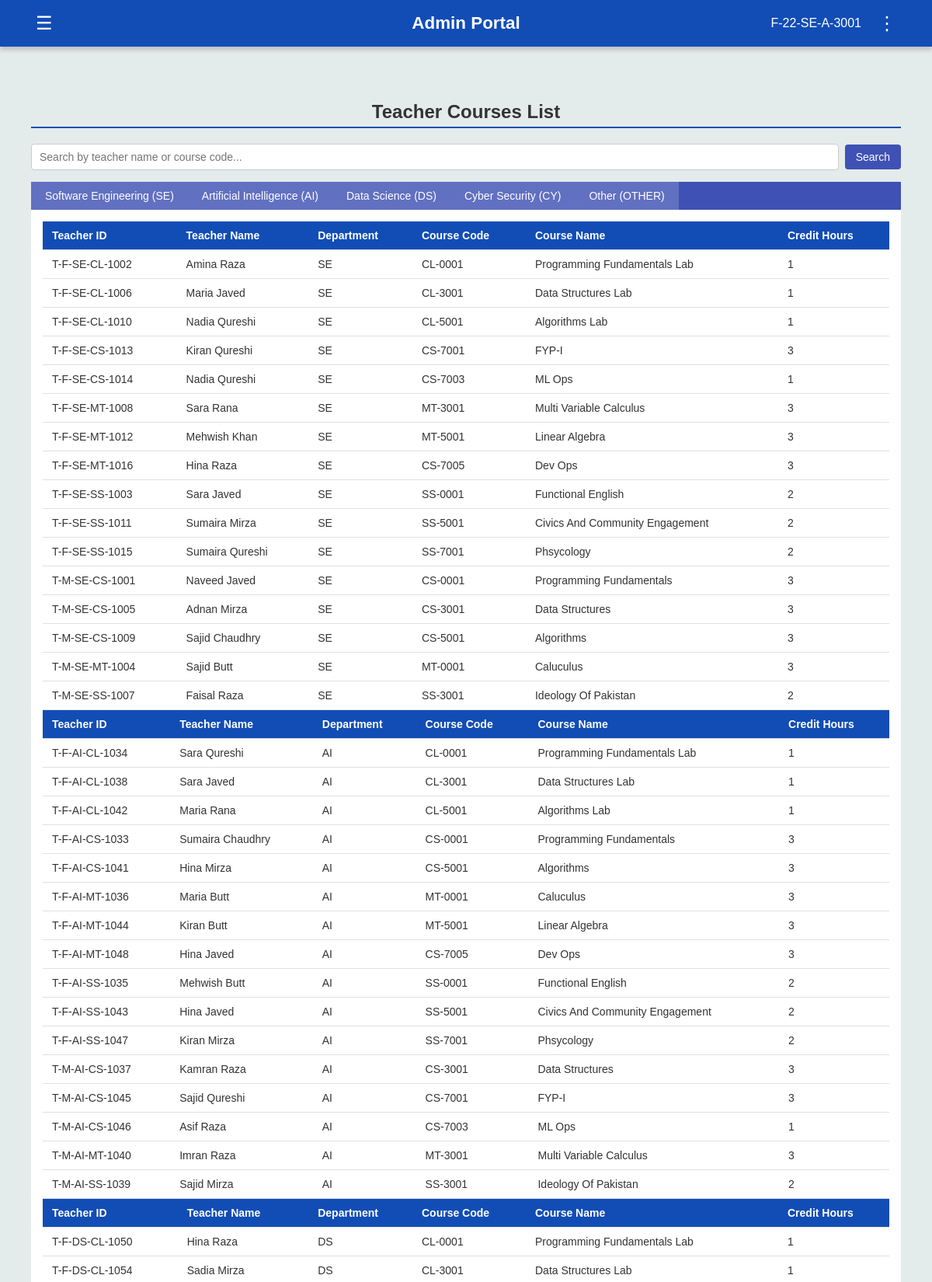
/admin/teacher-courses (signed in, upper part), run on the app's committed database.
### tables this page shows
CREATE TABLE teachers (
            Teacher_ID TEXT PRIMARY KEY,
            Name TEXT,
            Gender TEXT,
            DOB TEXT,
            CNIC TEXT,
            Email TEXT,
            Mobile_No TEXT,
            Current_Address TEXT,
            Permanent_Address TEXT,
            Home_Phone TEXT,
            Postal_Code TEXT,
            Department TEXT,
            Course_Code TEXT,
            Course_Name TEXT
        );

CREATE TABLE courses (
        Course_Code TEXT PRIMARY KEY,
        Course_Name TEXT, Credit_Hr INTEGER, Prerequisite TEXT
    );

### app.py (the view, shortened to what this page needs)
@app.route("/admin/teacher-courses")
def admin_teacher_courses():
    if "user" not in session:
        return redirect(url_for("adminlogin"))
    q = request.args.get("q", "").strip().lower()
    conn = sqlite3.connect("flake.db")
    conn.row_factory = sqlite3.Row
    cur = conn.cursor()
    cur.execute("""
        SELECT
            t.Teacher_ID,
            t.Name AS Teacher_Name,
            t.Department,
            c.Course_Code,
            c.Course_Name,
            c.Credit_Hr
        FROM teacher_courses tc
        JOIN teachers t ON tc.Teacher_ID = t.Teacher_ID
        JOIN courses c ON tc.Course_Code = c.Course_Code
        ORDER BY t.Department, t.Teacher_ID, c.Course_Code
    """)
    rows = cur.fetchall()
    conn.close()
    tabs = {
        "SE": {"label": "Software Engineering", "items": []},
        "AI": {"label": "Artificial Intelligence", "items": []},
        "DS": {"label": "Data Science", "items": []},
        "CY": {"label": "Cyber Security", "items": []},
        "OTHER": {"label": "Other", "items": []},
    }
    for r in rows:
        dept = (r["Department"] or "").upper()
        if dept not in tabs:
            dept = "OTHER"
        tabs[dept]["items"].append(r)
    return render_template(
        "admin_teacher_courses.html",
        user=session.get("user"),
        tabs=tabs,
        q=q
    )

### templates/admin_teacher_courses.html (shortened to what this page needs)
{% extends "admin_dashboard.html" %}
{% block content %}
<section class="content-section">
  <h2>Teacher Courses List</h2>
  <form method="get" class="search-form">
    <input type="text" name="q"
           placeholder="Search by teacher name or course code..."
           value="{{ q or '' }}">
    <button type="submit">Search</button>
  </form>
  <div class="dept-tabs">
    {% set first = True %}
    {% for code, info in tabs.items() %}
      <button
        class="dept-tab-btn {% if first %}active{% endif %}"
        data-target="pane-{{ code }}"
      >
        {{ info.label }} ({{ code }})
      </button>
      {% set first = False %}
    {% endfor %}
  </div>
  <div class="dept-tab-content">
    {% set first = True %}
    {% for code, info in tabs.items() %}
      <div
        id="pane-{{ code }}"
        class="dept-tab-pane {% if first %}active{% endif %}"
      >
        {% if info["items"] %}
          <table class="styled-table">
            <thead>
              <tr>
                <th>Teacher ID</th>
                <th>Teacher Name</th>
                <th>Department</th>
                <th>Course Code</th>
                <th>Course Name</th>
                <th>Credit Hours</th>
              </tr>
            </thead>
            <tbody>
              {% for r in info["items"] %}
              <tr>
                <td>{{ r.Teacher_ID }}</td>
                <td>{{ r.Teacher_Name }}</td>
                <td>{{ r.Department }}</td>
                <td>{{ r.Course_Code }}</td>
                <td>{{ r.Course_Name }}</td>
                <td>{{ r.Credit_Hr }}</td>
              </tr>
              {% endfor %}
            </tbody>
          </table>
        {% else %}
          <p>No teacher-course records found in this department.</p>
        {% endif %}
      </div>
      {% set first = False %}
    {% endfor %}
  </div>
</section>
{% endblock %}

### static/portal_template.css (style rules this page uses)
body { margin: 0; font-family: Arial, Helvetica, sans-serif; background-color: #E4EBEB; color: #333; }
table { width: 100%; border-collapse: collapse; }
th, td { padding: 10px 12px; border-bottom: 1px solid #e0e0e0; text-align: left; font-size: 14px; }
th { background-color: #124DB5; color: white; }
h2 { border-bottom: 2px solid #124DB5; padding-bottom: 5px; margin-top: 30px; }
.dept-tabs { display: flex; background-color: #3f51b5; border-radius: 0; overflow-x: auto; white-space: nowrap; }
.dept-tab-btn { border: none; padding: 10px 18px; cursor: pointer; background-color: transparent; color: #e0e0ff; font-size: 14px; outline: none; transition: background-color 0.2s ease; }
.dept-tab-btn.active { background-color: rgba(255, 255, 255, 0.18); color: #ffffff; }
.dept-tab-content { background-color: #ffffff; padding: 15px; }
.dept-tab-pane { display: none; }
.dept-tab-pane.active { display: block; }
.search-form { display: flex; align-items: center; gap: 8px; margin: 10px 0 15px 0; }
.search-form input[type="text"] { flex: 1; min-width: 220px; padding: 8px 10px; border-radius: 4px; border: 1px solid #ccc; font-size: 14px; }
.search-form button[type="submit"] { padding: 8px 14px; border: none; border-radius: 4px; background-color: #3f51b5; color: #ffffff; font-size: 14px; cursor: pointer; transition: background-color 0.2s ease; }

### data on the page
teachers: Teacher_ID "T-F-SE-CL-1002", Teacher_Name "Amina Raza", Department "SE", Course_Code "CL-0001", Course_Name "Programming Fundamentals Lab", Credit_Hr "1"
teachers: Teacher_ID "T-F-SE-CL-1006", Teacher_Name "Maria Javed", Department "SE", Course_Code "CL-3001", Course_Name "Data Structures Lab", Credit_Hr "1"
teachers: Teacher_ID "T-F-SE-CL-1010", Teacher_Name "Nadia Qureshi", Department "SE", Course_Code "CL-5001", Course_Name "Algorithms Lab", Credit_Hr "1"
teachers: Teacher_ID "T-F-SE-CS-1013", Teacher_Name "Kiran Qureshi", Department "SE", Course_Code "CS-7001", Course_Name "FYP-I", Credit_Hr "3"
teachers: Teacher_ID "T-F-SE-CS-1014", Teacher_Name "Nadia Qureshi", Department "SE", Course_Code "CS-7003", Course_Name "ML Ops", Credit_Hr "1"
teachers: Teacher_ID "T-F-SE-MT-1008", Teacher_Name "Sara Rana", Department "SE", Course_Code "MT-3001", Course_Name "Multi Variable Calculus", Credit_Hr "3"
teachers: Teacher_ID "T-F-SE-MT-1012", Teacher_Name "Mehwish Khan", Department "SE", Course_Code "MT-5001", Course_Name "Linear Algebra", Credit_Hr "3"
teachers: Teacher_ID "T-F-SE-MT-1016", Teacher_Name "Hina Raza", Department "SE", Course_Code "CS-7005", Course_Name "Dev Ops", Credit_Hr "3"
teachers: Teacher_ID "T-F-SE-SS-1003", Teacher_Name "Sara Javed", Department "SE", Course_Code "SS-0001", Course_Name "Functional English", Credit_Hr "2"
teachers: Teacher_ID "T-F-SE-SS-1011", Teacher_Name "Sumaira Mirza", Department "SE", Course_Code "SS-5001", Course_Name "Civics And Community Engagement", Credit_Hr "2"
teachers: Teacher_ID "T-F-SE-SS-1015", Teacher_Name "Sumaira Qureshi", Department "SE", Course_Code "SS-7001", Course_Name "Phsycology", Credit_Hr "2"
teachers: Teacher_ID "T-M-SE-CS-1001", Teacher_Name "Naveed Javed", Department "SE", Course_Code "CS-0001", Course_Name "Programming Fundamentals", Credit_Hr "3"
teachers: Teacher_ID "T-M-SE-CS-1005", Teacher_Name "Adnan Mirza", Department "SE", Course_Code "CS-3001", Course_Name "Data Structures", Credit_Hr "3"
teachers: Teacher_ID "T-M-SE-CS-1009", Teacher_Name "Sajid Chaudhry", Department "SE", Course_Code "CS-5001", Course_Name "Algorithms", Credit_Hr "3"
teachers: Teacher_ID "T-M-SE-MT-1004", Teacher_Name "Sajid Butt", Department "SE", Course_Code "MT-0001", Course_Name "Caluculus", Credit_Hr "3"
teachers: Teacher_ID "T-M-SE-SS-1007", Teacher_Name "Faisal Raza", Department "SE", Course_Code "SS-3001", Course_Name "Ideology Of Pakistan", Credit_Hr "2"
teachers: Teacher_ID "T-F-AI-CL-1034", Teacher_Name "Sara Qureshi", Department "AI", Course_Code "CL-0001", Course_Name "Programming Fundamentals Lab", Credit_Hr "1"
teachers: Teacher_ID "T-F-AI-CL-1038", Teacher_Name "Sara Javed", Department "AI", Course_Code "CL-3001", Course_Name "Data Structures Lab", Credit_Hr "1"
teachers: Teacher_ID "T-F-AI-CL-1042", Teacher_Name "Maria Rana", Department "AI", Course_Code "CL-5001", Course_Name "Algorithms Lab", Credit_Hr "1"
teachers: Teacher_ID "T-F-AI-CS-1033", Teacher_Name "Sumaira Chaudhry", Department "AI", Course_Code "CS-0001", Course_Name "Programming Fundamentals", Credit_Hr "3"
teachers: Teacher_ID "T-F-AI-CS-1041", Teacher_Name "Hina Mirza", Department "AI", Course_Code "CS-5001", Course_Name "Algorithms", Credit_Hr "3"
teachers: Teacher_ID "T-F-AI-MT-1036", Teacher_Name "Maria Butt", Department "AI", Course_Code "MT-0001", Course_Name "Caluculus", Credit_Hr "3"
teachers: Teacher_ID "T-F-AI-MT-1044", Teacher_Name "Kiran Butt", Department "AI", Course_Code "MT-5001", Course_Name "Linear Algebra", Credit_Hr "3"
teachers: Teacher_ID "T-F-AI-MT-1048", Teacher_Name "Hina Javed", Department "AI", Course_Code "CS-7005", Course_Name "Dev Ops", Credit_Hr "3"
teachers: Teacher_ID "T-F-AI-SS-1035", Teacher_Name "Mehwish Butt", Department "AI", Course_Code "SS-0001", Course_Name "Functional English", Credit_Hr "2"
teachers: Teacher_ID "T-F-AI-SS-1043", Teacher_Name "Hina Javed", Department "AI", Course_Code "SS-5001", Course_Name "Civics And Community Engagement", Credit_Hr "2"
teachers: Teacher_ID "T-F-AI-SS-1047", Teacher_Name "Kiran Mirza", Department "AI", Course_Code "SS-7001", Course_Name "Phsycology", Credit_Hr "2"
teachers: Teacher_ID "T-M-AI-CS-1037", Teacher_Name "Kamran Raza", Department "AI", Course_Code "CS-3001", Course_Name "Data Structures", Credit_Hr "3"
teachers: Teacher_ID "T-M-AI-CS-1045", Teacher_Name "Sajid Qureshi", Department "AI", Course_Code "CS-7001", Course_Name "FYP-I", Credit_Hr "3"
teachers: Teacher_ID "T-M-AI-CS-1046", Teacher_Name "Asif Raza", Department "AI", Course_Code "CS-7003", Course_Name "ML Ops", Credit_Hr "1"
teachers: Teacher_ID "T-M-AI-MT-1040", Teacher_Name "Imran Raza", Department "AI", Course_Code "MT-3001", Course_Name "Multi Variable Calculus", Credit_Hr "3"
teachers: Teacher_ID "T-M-AI-SS-1039", Teacher_Name "Sajid Mirza", Department "AI", Course_Code "SS-3001", Course_Name "Ideology Of Pakistan", Credit_Hr "2"
teachers: Teacher_ID "T-F-DS-CL-1050", Teacher_Name "Hina Raza", Department "DS", Course_Code "CL-0001", Course_Name "Programming Fundamentals Lab", Credit_Hr "1"
teachers: Teacher_ID "T-F-DS-CL-1054", Teacher_Name "Sadia Mirza", Department "DS", Course_Code "CL-3001", Course_Name "Data Structures Lab", Credit_Hr "1"

### other printed values
{{ user }} "F-22-SE-A-3001"
{{ info.label }} "Software Engineering" "Artificial Intelligence" "Data Science" "Cyber Security" "Other"
{{ code }} "SE" "AI" "DS" "CY" "OTHER"
